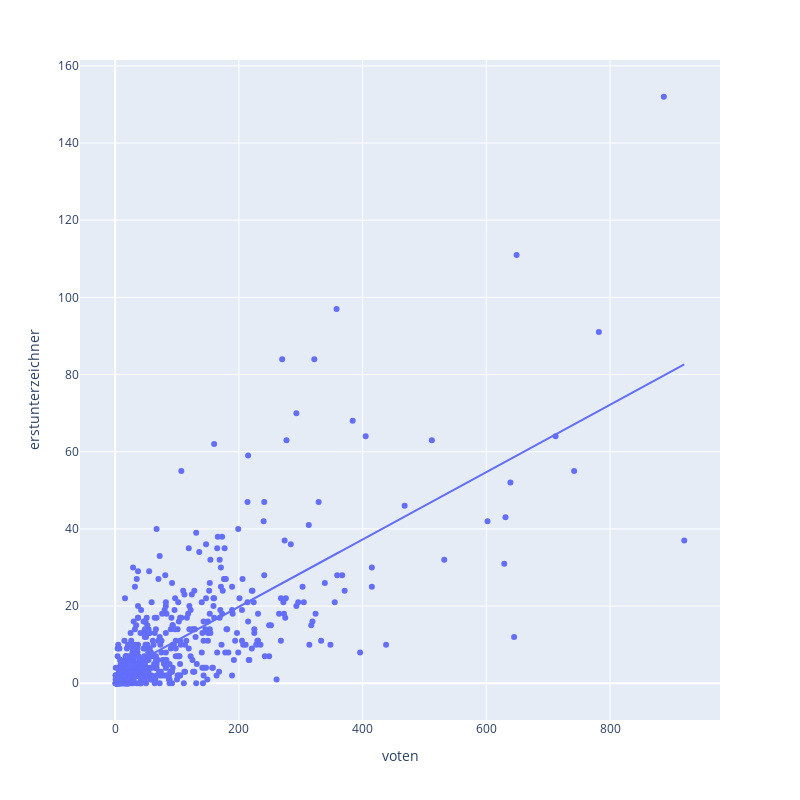

The cell this chart's notebook holds for it:
### Markdown cell above
## Calc Difference between Votum and Geschaeft

### Code cell
# Group Geschaeft
df_geschaeft = df_geschaeft_raw.groupby('_name').agg(
    erstunterzeichner = ('titel', 'count'),
    partei = ('erstunterzeichnerpartei', 'first'),
    letztes_geschaeft = ('eingereicht', 'last')
)

# Drop Präsident in Votum
df_votum = df_votum_raw[df_votum_raw.funktion.isna()]
df_votum = df_votum.groupby('_name').agg(
    voten = ('session', 'count'),
    letztes_votum = ('sitzung_date', 'last')
)

# Join!
df = df_votum.join(df_geschaeft)

#Fillna
df = df.fillna(0)

# Calc Abweichung
df['factor'] = 0

df.loc[df.erstunterzeichner > 0, 'factor'] = round(df['erstunterzeichner'] / df['voten'], 3)
df = df.sort_values('factor')

#df = df.reset_index()
df.reset_index().plot.scatter(x = 'voten', y = 'erstunterzeichner', hover_data = ['_name', 'partei'], trendline="ols", width = 800, height = 800)

### Figure 1 — Plotly figure (JSON) as saved in the notebook; plotly's stock layout.template omitted (floating-point values rounded to 4 significant figures; data arrays with more than 128 entries replaced by an {"elided": "..."} marker saying what was removed)
{"data": [{"customdata": {"elided": "570x2 mixed values"}, "hovertemplate": "voten=%{x}<br>erstunterzeichner=%{y}<br>_name=%{customdata[0]}<br>partei=%{customdata[1]}<extra></extra>", "legendgroup": "", "marker": {"color": "#636efa", "symbol": "circle"}, "mode": "markers", "name": "", "orientation": "v", "showlegend": false, "type": "scatter", "x": {"elided": "570 int values"}, "xaxis": "x", "y": {"elided": "570 int values"}, "yaxis": "y"}, {"hovertemplate": "<b>OLS trendline</b><br>erstunterzeichner = 0.0873012 * voten + 2.34916<br>R<sup>2</sup>=0.512166<br><br>voten=%{x}<br>erstunterzeichner=%{y} <b>(trend)</b><extra></extra>", "legendgroup": "", "marker": {"color": "#636efa", "symbol": "circle"}, "mode": "lines", "name": "", "showlegend": false, "type": "scatter", "x": {"elided": "570 int values"}, "xaxis": "x", "y": {"elided": "570 float values"}, "yaxis": "y"}], "layout": {"height": 800, "legend": {"tracegroupgap": 0}, "margin": {"t": 60}, "width": 800, "xaxis": {"anchor": "y", "domain": [0, 1], "title": {"text": "voten"}}, "yaxis": {"anchor": "x", "domain": [0, 1], "title": {"text": "erstunterzeichner"}}}}
